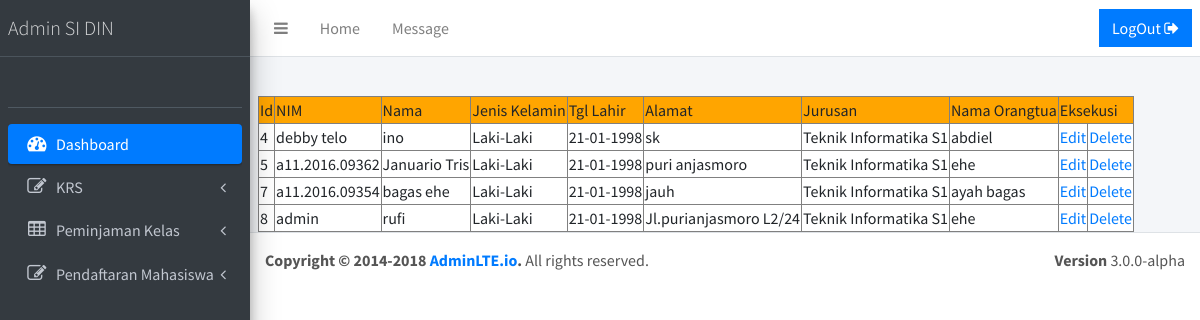
The app's page /index.php/helloword/daftar_mahasiswa with its own data.
### tables this page shows
CREATE TABLE `register` (
  `id` int(5) NOT NULL,
  `nim` varchar(255) NOT NULL,
  `nama` varchar(255) NOT NULL,
  `password` varchar(255) NOT NULL,
  `jns_klmn` varchar(50) NOT NULL,
  `lahir` varchar(50) NOT NULL,
  `alamat` varchar(50) NOT NULL,
  `jurusan` varchar(50) NOT NULL,
  `orangtua` varchar(50) NOT NULL,
  `hari` varchar(10) NOT NULL,
  `jam` varchar(50) NOT NULL,
  `kelas` varchar(10) NOT NULL,
  `keperluan` varchar(255) NOT NULL,
  `status` varchar(10) NOT NULL,
  `level` varchar(10) NOT NULL
);

### application/controllers/helloword.php (called while the page is built, shortened)
<?php
class Helloword extends CI_Controller{
	public function daftar_mahasiswa(){
	$data=$this->model_operator->GetMahasiswa('register');
	$data=array('data'=>$data);
	$this->load->view('daftar_mahasiswa',$data);
	}
}

### index.php (called while the page is built, shortened)
<?php
require_once BASEPATH.'core/CodeIgniter.php';

### application/models/model_operator.php (called while the page is built, shortened)
<?php
class Model_operator extends CI_Model{
	public function GetMahasiswa($table)
	{
		$res=$this->db->get($table);
		return $res->result_array();
	}
}

### application/views/daftar_mahasiswa.php (the view, shortened to what this page needs)
<!DOCTYPE html>
<html>
<head>
  <link rel="stylesheet" href="<?php echo base_url('adminlte/plugins/font-awesome/css/font-awesome.min.css');?>">
  <link rel="stylesheet" href="https://code.ionicframework.com/ionicons/2.0.1/css/ionicons.min.css">
  <link rel="stylesheet" href="<?php echo base_url('adminlte/dist/css/adminlte.min.css');?>">
  <link rel="stylesheet" href="<?php echo base_url('adminlte/plugins/iCheck/flat/blue.css');?>">
  <link rel="stylesheet" href="<?php echo base_url('adminlte/plugins/morris/morris.css');?>">
  <link rel="stylesheet" href="<?php echo base_url('adminlte/plugins/jvectormap/jquery-jvectormap-1.2.2.css');?>">
  <link rel="stylesheet" href="<?php echo base_url('adminlte/plugins/datepicker/datepicker3.css');?>">
  <link rel="stylesheet" href="<?php echo base_url('adminlte/plugins/daterangepicker/daterangepicker-bs3.css');?>">
  <link rel="stylesheet" href="<?php echo base_url('adminlte/plugins/bootstrap-wysihtml5/bootstrap3-wysihtml5.min.css');?>">
</head>
<body class="hold-transition sidebar-mini">
<div class="wrapper">
  <nav class="main-header navbar navbar-expand bg-white navbar-light border-bottom">
    <ul class="navbar-nav">
      <li class="nav-item">
        <a class="nav-link" data-widget="pushmenu" href="#"><i class="fa fa-bars"></i></a>
      </li>
      <li class="nav-item d-none d-sm-inline-block">
        <a href="<?php echo base_url('index.php/admin'); ?>" class="nav-link">Home</a>
      </li>
      <li class="nav-item d-none d-sm-inline-block">
<a href="<?php echo base_url('index.php/admin/tampilpesan');?>" class="nav-link">Message</a>      </li>
    </ul>
    <ul class="navbar-nav ml-auto">
      <li>
        <a href="<?php echo base_url('index.php/helloword/logout'); ?>" class="btn btn-primary btn-block btn-flat" >LogOut <i class="fa fa-sign-out nav-icon"></i> </a>
      </li>
    </ul>
  </nav>
  <aside class="main-sidebar sidebar-dark-primary elevation-4">
    <a href="<?php echo base_url('index.php/admin'); ?>" class="brand-link">
      <span class="brand-text font-weight-light">Admin SI DIN</span>
    </a>
    <div class="sidebar">
      <div class="user-panel mt-3 pb-3 mb-3 d-flex">
        <div class="image">
        </div>
        <div class="info">
        </div>
      </div>
      <nav class="mt-2">
        <ul class="nav nav-pills nav-sidebar flex-column" data-widget="treeview" role="menu" data-accordion="false">
          <li class="nav-item">
            <a href="<?php echo base_url('index.php/admin'); ?>" class="nav-link active">
              <i class="nav-icon fa fa-dashboard"></i>
              <p>
                Dashboard
              </p>
            </a>
          </li>
          <li class="nav-item has-treeview">
            <a href="#" class="nav-link">
              <i class="nav-icon fa fa-edit"></i>
              <p>
                KRS
                <i class="fa fa-angle-left right"></i>
              </p>
            </a>
          </li>
          <li class="nav-item has-treeview">
            <a href="#" class="nav-link">
              <i class="nav-icon fa fa-table"></i>
              <p>
                Peminjaman Kelas
                <i class="fa fa-angle-left right"></i>
              </p>
            </a>
          </li>
          <li class="nav-item has-treeview">
            <a href="#" class="nav-link">
              <i class="nav-icon fa fa-edit"></i>
              <p>
                Pendaftaran Mahasiswa
                <i class="fa fa-angle-left right"></i>
              </p>
            </a>
      </nav>
    </div>
  </aside>
  <div class="content-wrapper">
    <div class="content-header">
      <div class="container-fluid">
        <div class="row mb-2">
          <div class="col-sm-6">
          </div>
          <div class="col-sm-6">
          </div>
        </div>
      </div>
    </div>
    <section class="content">
    	<table border=1>
		<tr style="background: orange;">
				<td>Id</td>
				<td>NIM</td>
				<td>Nama</td>
				<td>Jenis Kelamin</td>
				<td>Tgl Lahir</td>
				<td>Alamat</td>
				<td>Jurusan</td>
				<td>Nama Orangtua</td>
				<td colspan="2">Eksekusi</td>
			</tr>
			<?php foreach ($data as $mahasiswa) { ?>
				<tr bgcolor="white">
					<td><?php echo $mahasiswa['id'];?></td>
					<td><?php echo $mahasiswa['nim'];?></td>
					<td><?php echo $mahasiswa['nama'];?></td>
					<td><?php echo $mahasiswa['jns_klmn'];?></td>
					<td><?php echo $mahasiswa['lahir'];?></td>
					<td><?php echo $mahasiswa['alamat'];?></td>
					<td><?php echo $mahasiswa['jurusan'];?></td>
					<td><?php echo $mahasiswa['orangtua'];?></td>
					<td><a href="<?php echo base_url('index.php/helloword/editmhs/').$mahasiswa['id']; ?>">Edit</td>
                     <td><a href="<?php echo base_url('index.php/helloword/delete/').$mahasiswa['id']; ?>">Delete</td>
				</tr>
			<?php } ?>
	</table>
    </section>
  </div>
  <footer class="main-footer">
    <strong>Copyright &copy; 2014-2018 <a href="http://adminlte.io">AdminLTE.io</a>.</strong>
    All rights reserved.
    <div class="float-right d-none d-sm-inline-block">
      <b>Version</b> 3.0.0-alpha
    </div>
  </footer>
</div>
</body>
</html>

### records on screen
register: id "4", nim "debby telo", nama "ino", jns_klmn "Laki-Laki", lahir "21-01-1998", alamat "sk", jurusan "Teknik Informatika S1", orangtua "abdiel"
register: id "5", nim "a11.2016.09362", nama "Januario Tris", jns_klmn "Laki-Laki", lahir "21-01-1998", alamat "puri anjasmoro", jurusan "Teknik Informatika S1", orangtua "ehe"
register: id "7", nim "a11.2016.09354", nama "bagas ehe", jns_klmn "Laki-Laki", lahir "21-01-1998", alamat "jauh", jurusan "Teknik Informatika S1", orangtua "ayah bagas"
register: id "8", nim "admin", nama "rufi", jns_klmn "Laki-Laki", lahir "21-01-1998", alamat "Jl.purianjasmoro L2/24", jurusan "Teknik Informatika S1", orangtua "ehe"
